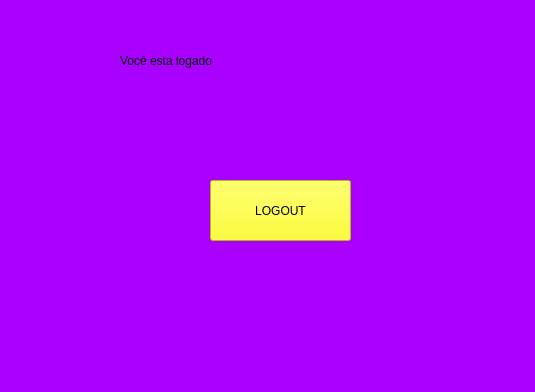
<?xml version="1.0" encoding="UTF-8"?>
<ui version="4.0">
 <class>MainWindow</class>
 <widget class="QMainWindow" name="MainWindow">
  <property name="geometry">
   <rect>
    <x>0</x>
    <y>0</y>
    <width>535</width>
    <height>392</height>
   </rect>
  </property>
  <property name="windowTitle">
   <string>MainWindow</string>
  </property>
  <property name="styleSheet">
   <string notr="true">background-color: rgb(170, 0, 255);</string>
  </property>
  <widget class="QWidget" name="centralwidget">
   <widget class="QLabel" name="label">
    <property name="geometry">
     <rect>
      <x>120</x>
      <y>0</y>
      <width>321</width>
      <height>121</height>
     </rect>
    </property>
    <property name="styleSheet">
     <string notr="true">font: 87 22pt &quot;Arial Black&quot;;</string>
    </property>
    <property name="text">
     <string>Você esta logado</string>
    </property>
   </widget>
   <widget class="QPushButton" name="pushButton">
    <property name="geometry">
     <rect>
      <x>210</x>
      <y>180</y>
      <width>141</width>
      <height>61</height>
     </rect>
    </property>
    <property name="styleSheet">
     <string notr="true">background-color: rgb(255, 255, 0);</string>
    </property>
    <property name="text">
     <string>LOGOUT</string>
    </property>
   </widget>
  </widget>
  <widget class="QMenuBar" name="menubar">
   <property name="geometry">
    <rect>
     <x>0</x>
     <y>0</y>
     <width>535</width>
     <height>21</height>
    </rect>
   </property>
  </widget>
  <widget class="QStatusBar" name="statusbar"/>
 </widget>
 <resources/>
 <connections/>
</ui>
